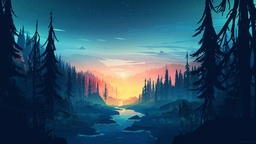
#> input picture Innleveringer/inn2.jpg, 256 x 144 px, shrunk from 1200 x 675 before the run
$ jupyter execute --allow-errors 'Programmering og modellering X - Innlevering 2..ipynb'
#> lines starting #> are read from the running program, lines starting #| are printed output that depends on the picture
### Oppgave 1. (Plotte funksjoner)

#### Importere

[cell 1]
import matplotlib.pyplot

#### Variabler

[cell 2]
navn = 'f(x)'
D_f = [0, 2]        # Definisjonsmengde
x = []
y = []

#### Funksjon
$x^x-\sqrt{x}$

[cell 3]
def f(x):
    return x ** x - x ** 0.5        # Definerer funksjonen

#### Utregning

[cell 4]
for i in range(D_f[0] * 100, (D_f[1] * 100) + 1):       # Regner funksjonsverdier for hele definisjonsmengden
    i /= 100        # For å få bruke desimaltall
    x.append(i)
    y.append(f(i))

#### Plotting

[cell 5]
matplotlib.pyplot.plot(x, y, 'g--')
matplotlib.pyplot.grid()
matplotlib.pyplot.title(navn)
matplotlib.pyplot.xlabel('x-aksen')
matplotlib.pyplot.ylabel('y-aksen')
matplotlib.pyplot.show()
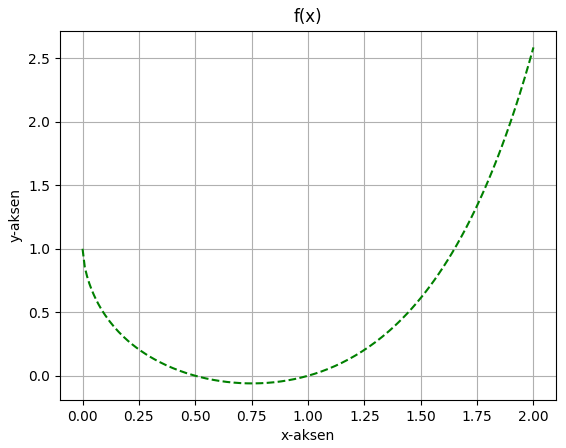
#> figure drawn by matplotlib, 1 panel; curve peaks at x = 2, y = 2.59

#### Åpne fil

[cell 6]
f = open('bursdagsang.txt', 'w')

#### Skrive til fil

[cell 7]
for i in range(1, 5):
    f.write('Hurra for deg som fyller ditt år,\nJa deg vil vi gratulere.\nAlle i ring omkring deg vi står,\nÅ se nå vil vi marsjere.\n\n')

f.close()

### Oppgave 2.(Fillesning) (b)

#### Åpne fil

#> (a cell that did not finish here is left out)

#### Lese fil

[cell 9]
dager = []
temperatur = []
innhold = {}

#> (the rest of this cell did not finish here and is left out)

### Oppgave 3.(Numeriske Løsninger) (b)

#### Variabler

[cell 10]
desimaler = 2       # Antall desimaler
D_f = [-100, 100]       # Definisjonsmengde (konstant igjennom de neste oppgavene)
feilMargin = 10 ** - desimaler
nullpunkter = []

#### Funksjon
$x^2-x-1$

[cell 11]
def f(x):
    return x ** 2 - x - 1       # Definerer den nye funksjonen

#### Finne et positivt og negativt tall

[cell 12]
def tallfinner(d):
    p = 0
    n = 0

    for x in range(d[0], d[1] + 1):     # For hele definisjonsmengden
        y = f(x)

        if p == 0:      # Sjekker bare når den positive verdien er null, altså at den ikke har blitt gitt en verdi

            if y > 0:       # Sjekker for positive y-verider
                p = x

        if n == 0:      # Bare gir verdien en gang, når den ikke har fått en verdi før

            if y < 0:       # Sjekker for negative y-verdier
                n = x

    return n, p

#### Gjennomsnitt

[cell 13]
def gjennomsnitt(a, b):
    return (a + b) / 2      # Gjennomsnittet av to verdier

#### Halveringsmetoden

[cell 14]
def halveringsmetoden(a, b, feilMargin):
    c = gjennomsnitt(a, b)

    while abs(f(c)) > feilMargin:       # Kjører bare når nullpunktet ikke er funnet med feilmarginen

        if f(a) * f(c) < 0:
            b = c       # Endrer b verdien til gjennomsnittet av a og b slik at det blir halvparten nærmere nullpunktet

        else:
            a = c       # Gjør det motsatte med a verdien

        c = gjennomsnitt(a, b)

    return c

#### Finne positivt nullpunkt

[cell 15]
def positivLøsning():
    k = D_f[0]      # k vil alltid være -100 som vil alltid være enten den negative eller positive y-verdien siden det er der tallfinneren begynner å sjekke for verdier (den sjekker i gjennom hele definisjonsmengden å velger den første positive og negative verdien den finner)
    s = [D_f[0], D_f[1]]        # Setter s som en liste av definisjonsmengden siden definisjonsmengden er en konstant og jeg ønsker ikke endre den
    n = []

    for i in range(0, 2):       # Skal bare finne 2 nullpunkt siden det er  en andregrads, så kjører to ganger
        t = tallfinner(s)       # Finner negativ og positiv verdi
        nullpunkter.append(halveringsmetoden(t[0], t[1], feilMargin))       # Gjør halveringsmetoden med de verdiene

        if t[1] == k:       # Sjekker om den positive y-verdien har en x-verdi på -100
            s[0] = t[0]     # I såfall endrer jeg den verdien som ikke er -100 til den nye startverdien for definisjonsmengden, så den andre gangen den kjører vil den ikke finne det samme nullpunktet siden det vil være utenfor definisjonsmengden og tallfinneren vil da finne det neste

        if t[0] == k:       # Sjekker om den negative y-verdien har en x-verdi på -100
            s[0] = t[1]     # Samme som over

    for i in nullpunkter:
        r = round(i, desimaler)     # runder av til 2 desimaler
        n.append(r)
        if r > 0:       # finner det positive nullpunktet
            return n, r

#### Løsning

[cell 16]
positivLøsning()        # Returnerer begge nullpunkt og så den positive verdien

### Oppgave 3.(Numeriske Løsninger) (b)

#### Deriverte av funksjonen

[cell 17]
def f_derivert(x, feilMargin):
    return (f(x + feilMargin) - f(x)) / feilMargin      # Definisjonen av den andre deriverte

#### Newtons metode

[cell 18]
def NewtonsMetode(x, feilMargin):
#> called with x = 100, feilMargin = 0.01
    try:
        while abs(f(x)) > feilMargin:       # Samme som med halveringsmetoden egentlig, sier bare at den skal kjøre
            x = x - f(x) / f_derivert(x, feilMargin)        # Dette er egentlig ettpunktsmetoden bare regnet på x, den vil finne x-verdier utifra hvor tangentene tangerer x-aksen helt til den treffer et nullpunkt
        return round(x, desimaler)
    except ZeroDivisionError:       # Den vil jo sikkert dele på null en gang så da lagde jeg en sjekk for det (Per sa til meg hvordan man bruker det)
        return 'Kan ikke dele på null'

#### Svar

[cell 19]
NewtonsMetode(D_f[1], feilMargin)       # Regner ut der jeg starter på den positive definisjonsmengden (som er 100) slik at jeg vil få det positive nullpunktet som oppgaven ber om

### Oppgave 3.(Numeriske Løsninger) (c)

Det er ulemper og fordeler når man finner nullpunkt med halveringsmetoden og Newtons metode. Halveringsmetoden er ofte treigere (bruker mer ressurser) enn Newtons metode. Med Halveringsmetoden må du finne en potitiv og negativ y-verdi som kan være vanskelig hvis grafen bare er negativ eller positiv i et lite intervall som har lavere y-verdi enn 1 (altså et desimaltall). Så hvis du bare leter etter et positivt og negativt heltall så vil den ikke finne begge deler. Den sliter også hvis grafen tangerer x-aksen, den vil ikke klare å finne både en negativ og positiv verdi så man må legge til en sjekk om y er null, da vil den ha et nullpunkt der. Newtons metode har en ulempe ved at den kan sette seg fast hvis tangenten tangerer et punkt med motsatt stigningstall og samme høyde (som i en parabel). Da vil den hoppe fram og tilbake mellom disse punktene (dette gjelder spesielt når den er speilvendt). Hvis Newtons metode treffer et ekstremalpunkt vil den bli vannrett og dele på null slik at den ikke finner et nytt sted å lage en tangent.

### Oppgave 3.(Numeriske Løsninger) (d)

#### Funksjon
$f(x)=\frac{1}{x-1}$

[cell 20]
def f(x):
    return 1 / (x - 1)

#### Startverdi

[cell 21]
x = 1

#### Svar

[cell 22]
NewtonsMetode(x, feilMargin)        #

### Oppgave 3.(Numeriske Løsninger) (e)

#### Funksjon
$f(x)=x^2-4x$

[cell 23]
def f(x):
    return x ** 2 - 4 * x

#### Startverdi

[cell 24]
x = 2

#### Svar

[cell 25]
NewtonsMetode(x, feilMargin)        # Grunnen til at den finner et nullpunkt selv om den ikke burde tangere x-aksen når den starter i et ekstremalpunkt er feilmarginen som gjør at den ikke blir helt vannrett

### Oppgave 3.(Numeriske Løsninger) (f)

#### Importere

[cell 26]
import random
import math

#### Funksjon
$f(x)=e^x+2$

[cell 27]
def f(x):
    return math.e ** x + 2

#### Startverdi

[cell 28]
x = random.randint(D_f[0], D_f[1] + 1)

#### Svar

[cell 29]
NewtonsMetode(x, feilMargin)        # Det finnes ingen steder hvor denne funksjonen har nullpunkt, den eriverte vil nærme seg null som gjør at den vil feile

### Oppgave 4.(Numeriske Derivasjon) (a)

$Definisjonen\;av\;den\; deriverte:$

$f'(x)=\lim_{\Delta x\to 0} \frac{f(x+\Delta x)-f(x)}{\Delta x}$

$\Delta x = h$

$f'(x)=\lim_{h\to 0} \frac{f(x+h)-f(x)}{h}$

$f''(x)=\lim_{h\to 0} \frac{\frac{f((x+h)+h)-f(x+h)}{h}-\frac{f(x+h)-f(x)}{h}}{h}$

$f''(x)=\lim_{h\to 0} \frac{\frac{f((x+h)+h)-f(x+h)-f(x+h)+f(x)}{h}}{h}$

$\def\doubleunderline#1{\underline{\underline{#1}}}$
$\doubleunderline{f''(x)=\lim_{h\to 0} \frac{f(x+2h)-2f(x+h)+f(x)}{h^2}}$

### Oppgave 4.(Numeriske Derivasjon) (b)

$Definisjonen\;av\;den\;andre\;deriverte\;fra\;forgje\;oppgave:$

$f''(x)=\lim_{h\to 0} \frac{f(x+2h)-2f(x+h)+f(x)}{h^2}$

$f'''(x)=\lim_{h\to 0} \frac{\frac{f((x+2h)+h)-2f((x+h)+h)+f((x)+h)}{h^2}-\frac{f(x+2h)-2f(x+h)+f(x)}{h^2}}{h}$

$f'''(x)=\lim_{h\to 0} \frac{\frac{f((x+2h)+h)-2f((x+h)+h)+f((x)+h)-f(x+2h)+2f(x+h)-f(x)}{h^2}}{h}$

$\def\doubleunderline#1{\underline{\underline{#1}}}$
$\doubleunderline{f'''(x)=\lim_{h\to 0} \frac{f(x+3h)-3f(x+2h)+3f(x+h)-f(x)}{h^3}}$

### Oppgave 4.(Numeriske Derivasjon) (c)

#### Funksjon

[cell 30]
def f(x):
    return x ** 3 - 2 * x ** 2 - 5

#### Tredje derivert funksjon

[cell 31]
def f_tredjeDerivert(x, feilMargin):
    return (f(x + 3 * feilMargin) - 3 * f(x + 2 * feilMargin) + 3 * f(x + feilMargin) - f(x)) / feilMargin ** 3

### Oppgave 5.(Bilder) (a)

#### Importerer

[cell 32]
import skimage.io
import PIL

#### Lese Bilder som matrise

[cell 33]
def bildeTilMatrise(bilde):
#> called with bilde = 'inn2.jpg'
    bildeMatrise = skimage.io.imread(bilde)     # Bruker skimage.io til å få en matrise
#> bildeMatrise is the input picture: shape (144, 256, 3); mean R, G, B 42.4, 78.4, 99.6
    return bildeMatrise

### Oppgave 5.(Bilder) (b)

#### Funksjon

[cell 34]
def f(x):
    return x ** 2

#### Funksjonsmanipulasjon av bilde

[cell 35]
def funksjonsManipulasjon(bildeMatrise):        # Jeg tar RGB verdiene å putter dem inn i en funksjon x ** 2 som jeg så deriverer, dette har ingenting med derivering og gjøre egentlig men det vil endre fargene og ser heftig ut
    for i in range(len(bildeMatrise)):
        for j in range(len(bildeMatrise[0])):
            R = f_derivert(bildeMatrise[i][j][0], feilMargin)
            G = f_derivert(bildeMatrise[i][j][1], feilMargin)
            B = f_derivert(bildeMatrise[i][j][2], feilMargin)
            bildeMatrise[i][j] = [R, G, B]
#> this loop made 144 passes
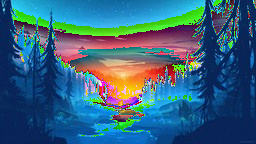
#> bildeMatrise: shape (144, 256, 3); mean R, G, B 54.3, 98.9, 126
    return bildeMatrise
